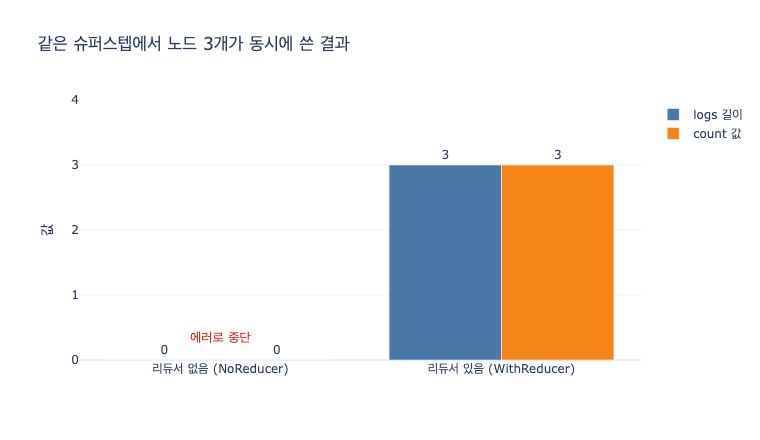

Recreate this plot in Python.
# %% [markdown]
# # `ex1_lost_update.py`의 두 상태 타입은 어떻게 다른가?
#
# 답부터 적어 둡니다.
#
# - `NoReducer`는 `logs: list`, `count: int` — **리듀서가 없다**.
# - `WithReducer`는 `logs: Annotated[list, operator.add]`,
#   `count: Annotated[int, operator.add]` — **리듀서를 붙였다**.
#
# 이 노트북의 목적은 "붙였다/안 붙였다"를 외우는 게 아니라,
# `Annotated[T, reducer]`가 **파이썬 타입 시스템에서 실제로 무엇인지**를
# 런타임에 직접 열어 보는 것입니다. 그다음 두 타입을 같은 슈퍼스텝
# 병렬 갱신에 태워 결과가 어떻게 갈라지는지 출력합니다.
#
# 필요 패키지: `plotly`, `kaleido` (PNG 저장), `langgraph` (선택 — 없으면 순수
# 파이썬 슈퍼스텝 시뮬레이터로 재현)

# %%
import operator
import os
from typing import Annotated, TypedDict, get_args, get_origin, get_type_hints

import plotly.graph_objects as go


def _show(fig):
    try:
        from IPython import get_ipython
        if get_ipython() is not None:
            fig.show()
    except ImportError:
        pass


HERE = os.path.dirname(os.path.abspath(__file__)) if "__file__" in globals() else os.getcwd()
print("준비 완료")
# 출력: 준비 완료


# %% [markdown]
# ## 1단계 — 원본의 두 상태 타입
#
# `ex1_lost_update.py`에 실린 정의 그대로입니다. 딱 두 줄 차이입니다.

# %%
# --- A안: 리듀서 없음 ---
class NoReducer(TypedDict):
    logs: list
    count: int


# --- B안: 리듀서 있음 ---
class WithReducer(TypedDict):
    logs: Annotated[list, operator.add]
    count: Annotated[int, operator.add]


print("NoReducer.__annotations__   ", NoReducer.__annotations__)
print("WithReducer.__annotations__ ", WithReducer.__annotations__)
# 출력: NoReducer.__annotations__    {'logs': <class 'list'>, 'count': <class 'int'>}
# 출력: WithReducer.__annotations__  {'logs': typing.Annotated[list, <built-in function add>],
# 출력:                               'count': typing.Annotated[int, <built-in function add>]}


# %% [markdown]
# ## 2단계 — `Annotated`는 "타입 + 메타데이터 봉투"다
#
# `Annotated[T, m1, m2, ...]`는 타입 검사기 입장에서는 **그냥 `T`**입니다.
# 런타임에만 `m1, m2, ...`가 따라붙습니다. 즉
#
# $$\text{Annotated}[T, m] \;\xrightarrow{\;\text{타입검사기}\;}\; T,
# \qquad
# \text{Annotated}[T, m] \;\xrightarrow{\;\text{런타임}\;}\; (T,\; (m,))$$
#
# 그래서 `logs: Annotated[list, operator.add]`는 여전히 "logs는 list다"이면서,
# 동시에 "이 필드를 합칠 때는 `operator.add`를 써라"라는 **부가 정보**를 싣습니다.
#
# 중요한 함정: `get_type_hints()`는 기본적으로 이 봉투를 **벗겨 버립니다**.
# 메타데이터를 보려면 `include_extras=True`가 필요합니다.

# %%
stripped = get_type_hints(WithReducer)                       # 기본값: 봉투를 벗김
kept = get_type_hints(WithReducer, include_extras=True)      # 봉투를 유지

print("include_extras=False ->", stripped)
print("include_extras=True  ->", kept)
print("같은가?", stripped == kept)
# 출력: include_extras=False -> {'logs': <class 'list'>, 'count': <class 'int'>}
# 출력: include_extras=True  -> {'logs': typing.Annotated[list, <built-in function add>],
# 출력:                          'count': typing.Annotated[int, <built-in function add>]}
# 출력: 같은가? False

# %% [markdown]
# `include_extras=False`로 읽으면 `WithReducer`가 `NoReducer`와 **완전히 똑같아 보입니다**.
# 리듀서 정보가 사라지기 때문입니다. LangGraph가 `include_extras=True`로 읽는 이유입니다.

# %%
print("벗긴 WithReducer == NoReducer 힌트?",
      get_type_hints(WithReducer) == get_type_hints(NoReducer))
# 출력: 벗긴 WithReducer == NoReducer 힌트? True


# %% [markdown]
# ## 3단계 — 메타데이터를 꺼내는 세 가지 통로
#
# | 방법 | 반환 |
# |---|---|
# | `tp.__metadata__` | 메타데이터 튜플만 `(operator.add,)` |
# | `tp.__origin__` | 벗긴 실제 타입 `list` |
# | `get_args(tp)` | `(list, operator.add)` — 타입이 0번, 나머지가 메타 |
# | `get_origin(tp)` | `typing.Annotated` 자체 — **벗긴 타입이 아니다** |
#
# `get_origin`은 "이게 Annotated냐?"를 묻는 데만 쓰고, 실제 타입은
# `get_args(tp)[0]` 또는 `tp.__origin__`으로 꺼내야 합니다.

# %%
tp = WithReducer.__annotations__["logs"]

print("타입             ", tp)
print("__metadata__     ", tp.__metadata__)
print("__origin__       ", tp.__origin__)
print("get_args(tp)     ", get_args(tp))
print("get_origin(tp)   ", get_origin(tp))
print("hasattr(list, '__metadata__') ->", hasattr(list, "__metadata__"))
# 출력: 타입              typing.Annotated[list, <built-in function add>]
# 출력: __metadata__      (<built-in function add>,)
# 출력: __origin__        <class 'list'>
# 출력: get_args(tp)      (<class 'list'>, <built-in function add>)
# 출력: get_origin(tp)    <class 'typing.Annotated'>
# 출력: hasattr(list, '__metadata__') -> False


# %% [markdown]
# ## 4단계 — `logs: list` 대 `Annotated[list, operator.add]`를 런타임에 구분해 내기
#
# 위 통로를 조합하면, 상태 타입 하나를 받아 **필드별 리듀서 유무**를 보고하는
# 함수를 직접 쓸 수 있습니다. LangGraph가 채널을 만들 때 하는 일의 축소판입니다.

# %%
def describe_state(state_type):
    """상태 TypedDict의 필드별 (실제타입, 리듀서) 를 뽑아낸다."""
    rows = []
    hints = get_type_hints(state_type, include_extras=True)
    for field, tp in hints.items():
        meta = getattr(tp, "__metadata__", ())      # Annotated 가 아니면 빈 튜플
        base = get_args(tp)[0] if meta else tp      # 봉투를 벗긴 실제 타입
        reducer = meta[0] if meta else None
        rows.append((field, base, reducer))
    return rows


def report(state_type):
    print(f"[{state_type.__name__}]")
    for field, base, reducer in describe_state(state_type):
        if reducer is None:
            print(f"    {field:<6} : {base.__name__:<5} 리듀서 없음  -> 채널 = LastValue(덮어쓰기)")
        else:
            print(f"    {field:<6} : {base.__name__:<5} 리듀서 {reducer.__name__:<4} -> 채널 = 누적(fold)")


report(NoReducer)
report(WithReducer)
# 출력: [NoReducer]
# 출력:     logs   : list  리듀서 없음  -> 채널 = LastValue(덮어쓰기)
# 출력:     count  : int   리듀서 없음  -> 채널 = LastValue(덮어쓰기)
# 출력: [WithReducer]
# 출력:     logs   : list  리듀서 add  -> 채널 = 누적(fold)
# 출력:     count  : int   리듀서 add  -> 채널 = 누적(fold)


# %% [markdown]
# 여기까지가 핵심입니다. **두 타입의 차이는 "런타임에 읽을 수 있는 메타데이터"의
# 유무**이지, 정적 타입의 차이가 아닙니다. 그리고 그 메타데이터가 곧
# "이 필드를 여럿이 동시에 쓴다"는 선언이 됩니다.


# %% [markdown]
# ## 5단계 — 같은 슈퍼스텝에 태워 보기
#
# 슈퍼스텝 하나에서 노드 $n$개가 같은 필드에 값 $v_1, \dots, v_n$을 쓸 때,
# 리듀서 $\oplus$가 있으면 이전 값 $s$에 접어 넣습니다.
#
# $$s' = (\cdots((s \oplus v_1) \oplus v_2) \cdots) \oplus v_n$$
#
# 리듀서가 없으면 접을 규칙이 없습니다. $n \ge 2$면 LangGraph는 조용히
# 하나만 남기는 대신 **에러로 막습니다**.
#
# $$s' = \begin{cases} v_1 & (n = 1) \\ \textsf{InvalidUpdateError} & (n \ge 2) \end{cases}$$
#
# 먼저 순수 파이썬 시뮬레이터로 이 규칙을 그대로 구현합니다.

# %%
class InvalidUpdateError(Exception):
    pass


def run_superstep(state_type, initial, writes):
    """한 슈퍼스텝에서 여러 노드가 낸 부분 갱신(writes)을 채널 규칙대로 합친다."""
    reducers = {f: r for f, _, r in describe_state(state_type)}
    state = dict(initial)

    # 필드별로 이번 스텝의 쓰기를 모은다
    per_field = {}
    for w in writes:
        for f, v in w.items():
            per_field.setdefault(f, []).append(v)

    for f, values in per_field.items():
        red = reducers[f]
        if red is None:
            if len(values) > 1:
                raise InvalidUpdateError(
                    f"At key '{f}': Can receive only one value per step. "
                    f"Use an Annotated key to handle multiple values."
                )
            state[f] = values[0]
        else:
            acc = state[f]
            for v in values:
                acc = red(acc, v)      # s ⊕ v 를 왼쪽부터 접는다
            state[f] = acc
    return state


# 원본과 같은 시나리오: 재무·법무·영업 셋이 «동시에» 한 줄씩, 1씩
WRITES = [{"logs": [f"{n} 실행"], "count": 1} for n in ("재무", "법무", "영업")]
INITIAL = {"logs": [], "count": 0}

sim_results = {}
for label, t in (("리듀서 없음", NoReducer), ("리듀서 있음", WithReducer)):
    try:
        out = run_superstep(t, INITIAL, WRITES)
        sim_results[label] = out
        print(f"[{label}] logs={out['logs']}  count={out['count']}")
    except InvalidUpdateError as e:
        sim_results[label] = None
        print(f"[{label}] 예외 — {str(e)[:70]}")
# 출력: [리듀서 없음] 예외 — At key 'logs': Can receive only one value per step. Use an Annota
# 출력: [리듀서 있음] logs=['재무 실행', '법무 실행', '영업 실행']  count=3


# %% [markdown]
# ## 6단계 — 진짜 LangGraph로 확인
#
# `langgraph`가 있으면 원본 `ex1_lost_update.py`의 그래프를 그대로 세워
# 시뮬레이터 결과와 맞는지 확인합니다. 없으면 5단계 결과를 그대로 씁니다.

# %%
real_results = {}
try:
    from langgraph.graph import END, START, StateGraph

    def make(state_type):
        def worker(name):
            def fn(s):
                return {"logs": [f"{name} 실행"], "count": 1}
            return fn

        b = StateGraph(state_type)
        for n in ("재무", "법무", "영업"):
            b.add_node(n, worker(n))
            b.add_edge(START, n)       # 셋을 «동시에» 시작 — 같은 슈퍼스텝
            b.add_edge(n, END)
        return b.compile()

    for label, t in (("리듀서 없음", NoReducer), ("리듀서 있음", WithReducer)):
        try:
            out = make(t).invoke(dict(INITIAL))
            real_results[label] = out
            print(f"[{label}] logs={out['logs']}  count={out['count']}")
        except Exception as e:
            real_results[label] = None
            print(f"[{label}] 예외 — {str(e).splitlines()[0][:70]}")
except ImportError:
    print("langgraph 없음 — 5단계 시뮬레이터 결과를 사용합니다.")
    real_results = sim_results
# 출력: [리듀서 없음] 예외 — At key 'logs': Can receive only one value per step. Use an Annota
# 출력: [리듀서 있음] logs=['법무 실행', '영업 실행', '재무 실행']  count=3
# 참고: langgraph 0.6.11 확인. logs 안의 «순서»는 노드 실행 순서에 따라 달라질 수
#       있습니다. 리듀서가 보장하는 건 «세 개가 다 남는다»이지 순서가 아닙니다.

# %%
print("시뮬레이터와 LangGraph 결과가 일치하는가?",
      {k: (v is None) for k, v in sim_results.items()}
      == {k: (v is None) for k, v in real_results.items()})
# 출력: 시뮬레이터와 LangGraph 결과가 일치하는가? True


# %% [markdown]
# ## 7단계 — 결과 시각화
#
# `logs` 길이와 `count`를 나란히 놓습니다. 리듀서가 없는 쪽은 값이 나오지
# 않았으므로 0으로 찍고, 막대 위에 "에러로 중단"이라고 적습니다.

# %%
keys = ["리듀서 없음", "리듀서 있음"]

logs_len = [len(real_results[k]["logs"]) if real_results[k] else 0 for k in keys]
counts = [real_results[k]["count"] if real_results[k] else 0 for k in keys]
notes = ["에러로 중단" if real_results[k] is None else "" for k in keys]

x = ["리듀서 없음 (NoReducer)", "리듀서 있음 (WithReducer)"]

fig = go.Figure()
fig.add_bar(name="logs 길이", x=x, y=logs_len, marker_color="#4C78A8",
            text=[str(v) for v in logs_len], textposition="outside")
fig.add_bar(name="count 값", x=x, y=counts, marker_color="#F58518",
            text=[str(v) for v in counts], textposition="outside")

for i, note in enumerate(notes):
    if note:
        fig.add_annotation(x=x[i], y=0.35, text=note, showarrow=False,
                           font=dict(color="#D62728", size=13))

fig.update_layout(
    title="같은 슈퍼스텝에서 노드 3개가 동시에 쓴 결과",
    barmode="group",
    yaxis_title="값",
    yaxis_range=[0, 4],
    template="plotly_white",
    width=760, height=440,
)

_show(fig)

png_path = os.path.join(HERE, "expy.png")
try:
    fig.write_image(png_path)
    print("저장:", png_path)
except Exception as e:
    print("PNG 저장 실패 (kaleido 필요):", e)
# 출력: 저장: .../expy.png


# %% [markdown]
# ## 정리
#
# | | `NoReducer` | `WithReducer` |
# |---|---|---|
# | `logs` 선언 | `list` | `Annotated[list, operator.add]` |
# | `count` 선언 | `int` | `Annotated[int, operator.add]` |
# | `__metadata__` | 없음 (`hasattr` False) | `(operator.add,)` |
# | 채널 동작 | LastValue — 한 스텝에 한 번만 | fold — 이전 값에 접어 넣음 |
# | 3개 동시 쓰기 | `InvalidUpdateError` | `logs` 3줄, `count` 3 |
#
# 원본이 강조하는 건 "리듀서를 붙였다"가 아니라
# **"이 필드를 여럿이 쓴다는 걸 타입에 적었다"**입니다.
# 그리고 그 "적었다"의 실체가 바로 4단계에서 꺼내 본
# `Annotated.__metadata__` — 코드를 읽지 않고 타입만 읽어도
# 동시 쓰기 여부를 알 수 있게 해 주는 런타임 메타데이터입니다.
